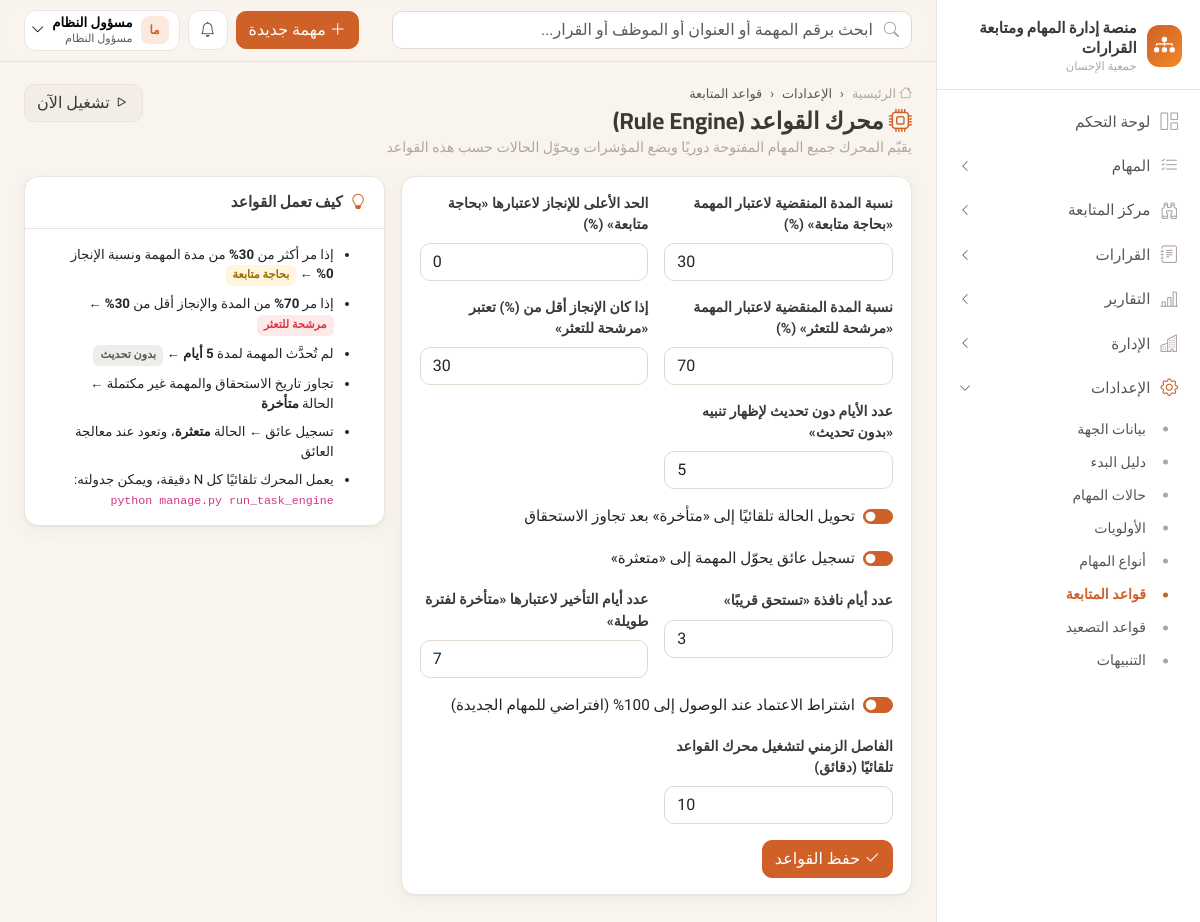
The app's page /settings/rules/ (signed in) with its own data.
### apps/accounts/models.py (models this page shows, shortened)
class User(AbstractBaseUser, PermissionsMixin):
    email = models.EmailField("البريد الإلكتروني", unique=True)
    phone = models.CharField("رقم الجوال", max_length=20, unique=True, null=True, blank=True)
    full_name = models.CharField("الاسم الكامل", max_length=150)
    role = models.ForeignKey(Role, verbose_name="الدور", on_delete=models.PROTECT, null=True, related_name="users")
    is_active = models.BooleanField("الحساب نشط", default=True)
    is_staff = models.BooleanField(default=False)
    date_joined = models.DateTimeField(default=timezone.now)
    failed_login_count = models.PositiveSmallIntegerField(default=0)
    locked_until = models.DateTimeField(null=True, blank=True)
    otp_enabled = models.BooleanField("تفعيل التحقق الثنائي", default=False)
    must_change_password = models.BooleanField(default=False)
    objects = UserManager()
    USERNAME_FIELD = "email"
    EMAIL_FIELD = "email"
    REQUIRED_FIELDS = ["full_name"]
    class Meta:
        db_table = "users"
        verbose_name = "مستخدم"
        indexes = [models.Index(fields=["is_active"])]

class Role(models.Model):
    code = models.CharField("الرمز", max_length=40, unique=True, choices=ROLES)
    name = models.CharField("الاسم", max_length=80)
    description = models.TextField("الوصف", blank=True)
    permissions = models.ManyToManyField(Permission, related_name="roles", blank=True, db_table="role_permissions")
    is_system = models.BooleanField(default=True)
    class Meta:
        db_table = "roles"
        verbose_name = "دور"

### apps/core/views.py (the view, shortened to what this page needs)
# urls.py: path("rules/", views.rules, name="rules"),
@perm_required("settings.manage")
def rules(request):
    current = get_setting("rules")
    defaults = DEFAULTS["rules"]
    fields = [{"key": k, "label": RULE_LABELS.get(k, k), "value": current.get(k, v), "is_bool": isinstance(v, bool)}
              for k, v in defaults.items()]
    return render(request, "core/rules.html", {"fields": fields})

### apps/core/branding.py (called while the page is built)
def get_org():
    return get_setting("organization")

### apps/core/context_processors.py (called while the page is built)
def platform(request):
    org = get_org()
    ctx = {
        "ORG": org,
        "PLATFORM_NAME": org.get("platform_name") or "منصة إدارة المهام ومتابعة القرارات",
        "ORG_NAME": org.get("name"),
        "ORG_SHORT": org.get("short_name") or org.get("name"),
    }
    user = getattr(request, "user", None)
    if user and user.is_authenticated:
        from apps.notifications.models import Notification
        unread = Notification.objects.filter(recipient=user, is_read=False)
        ctx.update({
            "menu": build_menu(request),
            "unread_count": unread.count(),
            "latest_notifications": Notification.objects.filter(recipient=user).select_related("task")[:6],
            "current_employee": getattr(user, "employee", None),
        })
    return ctx

### apps/core/menu.py (called while the page is built)
def _visible(item, user):
    if item.get("perm") and not has_perm(user, item["perm"]):
        return False
    if item.get("needs_employee") and not getattr(user, "employee", None):
        return False
    return True

### apps/core/permissions.py (called while the page is built)
def has_perm(user, code):
    if not user or not user.is_authenticated or not user.is_active:
        return False
    if user.is_superuser:
        return True
    return code in user.permission_codes

def perm_required(*codes, any_of=False):
    def decorator(view):
        @wraps(view)
        def wrapper(request, *args, **kwargs):
            if not request.user.is_authenticated:
                from django.contrib.auth.views import redirect_to_login
                return redirect_to_login(request.get_full_path())
            checks = [has_perm(request.user, c) for c in codes]
            if (any_of and not any(checks)) or (not any_of and not all(checks)):
                raise PermissionDenied("ليس لديك صلاحية للوصول إلى هذه الصفحة")
            return view(request, *args, **kwargs)
        return wrapper
    return decorator

### apps/core/templatetags/ui.py (called while the page is built)
@register.filter
def can(user, code):
    return has_perm(user, code)

@register.filter
def initials(name):
    parts = (name or "").split()
    if not parts:
        return "؟"
    return parts[0][:1] + (parts[-1][:1] if len(parts) > 1 else "")

### apps/tasks/engine.py (called while the page is built)
def rule_matches(rule, days_to_due):
    if rule.trigger == EscalationRule.Trigger.BEFORE_DUE:
        return 0 < days_to_due <= rule.days
    if rule.trigger == EscalationRule.Trigger.ON_DUE:
        return days_to_due == 0
    if rule.trigger == EscalationRule.Trigger.AFTER_DUE:
        return -days_to_due >= max(rule.days, 1)
    return False

### templates/core/rules.html (shortened to what this page needs)
{% extends "base.html" %}
{% block breadcrumbs %}<li class="breadcrumb-item">الإعدادات</li><li class="breadcrumb-item active">قواعد المتابعة</li>{% endblock %}
{% block page_title %}<i class="bi bi-cpu text-brand"></i> محرك القواعد (Rule Engine){% endblock %}
{% block page_sub %}يقيّم المحرك جميع المهام المفتوحة دوريًا ويضع المؤشرات ويحوّل الحالات حسب هذه القواعد{% endblock %}
{% block page_actions %}<form method="post" action="{% url 'dashboard:run_engine' %}">{% csrf_token %}<input type="hidden" name="next" value="{{ request.path }}"><button class="btn btn-soft" data-confirm="تشغيل المحرك الآن؟"><i class="bi bi-play"></i> تشغيل الآن</button></form>{% endblock %}
{% block content %}
<div class="row g-3">
  <div class="col-lg-7"><div class="card"><div class="card-body">
    <form method="post" class="row g-3">{% csrf_token %}
      {% for f in fields %}
        {% if f.is_bool %}
          <div class="col-12"><div class="form-check form-switch"><input class="form-check-input" type="checkbox" name="{{ f.key }}" id="r_{{ f.key }}" {% if f.value %}checked{% endif %}><label class="form-check-label" for="r_{{ f.key }}">{{ f.label }}</label></div></div>
        {% else %}
          <div class="col-md-6"><label class="form-label small" for="r_{{ f.key }}">{{ f.label }}</label><input class="form-control" type="number" min="0" name="{{ f.key }}" id="r_{{ f.key }}" value="{{ f.value }}"></div>
        {% endif %}
      {% endfor %}
      <div class="col-12"><button class="btn btn-brand"><i class="bi bi-check2"></i> حفظ القواعد</button></div>
    </form>
  </div></div></div>
  <div class="col-lg-5"><div class="card"><div class="card-header"><i class="bi bi-lightbulb"></i> كيف تعمل القواعد</div><div class="card-body small">
    <ul class="pe-3 mb-0">
      <li class="mb-2">إذا مر أكثر من <strong>30%</strong> من مدة المهمة ونسبة الإنجاز <strong>0%</strong> ← <span class="flag flag-followup">بحاجة متابعة</span></li>
      <li class="mb-2">إذا مر <strong>70%</strong> من المدة والإنجاز أقل من <strong>30%</strong> ← <span class="flag flag-risk">مرشحة للتعثر</span></li>
      <li class="mb-2">لم تُحدَّث المهمة لمدة <strong>5 أيام</strong> ← <span class="flag flag-stale">بدون تحديث</span></li>
      <li class="mb-2">تجاوز تاريخ الاستحقاق والمهمة غير مكتملة ← الحالة <strong>متأخرة</strong></li>
      <li class="mb-2">تسجيل عائق ← الحالة <strong>متعثرة</strong>، وتعود عند معالجة العائق</li>
      <li>يعمل المحرك تلقائيًا كل N دقيقة، ويمكن جدولته: <code class="ltr">python manage.py run_task_engine</code></li>
    </ul>
  </div></div></div>
</div>
{% endblock %}

### templates/base.html (shortened to what this page needs)
{% load static ui %}<!doctype html>
<html lang="ar" dir="rtl">
<head>
  <link rel="stylesheet" href="https://cdn.jsdelivr.net/npm/bootstrap@5.3.3/dist/css/bootstrap.rtl.min.css">
  <link rel="stylesheet" href="https://cdn.jsdelivr.net/npm/bootstrap-icons@1.11.3/font/bootstrap-icons.min.css">
  <link rel="stylesheet" href="https://cdn.jsdelivr.net/npm/tom-select@2.3.1/dist/css/tom-select.bootstrap5.min.css">
  <link rel="stylesheet" href="{% static 'css/app.css' %}">
</head>
<body>
{% block body %}
<div class="app-shell">
  <aside class="sidebar" aria-label="القائمة الرئيسية">
    <div class="brand-box">
      {% if ORG.logo %}<img src="{% url 'branding_logo' %}" alt="" style="width:42px;height:42px;object-fit:contain;border-radius:10px">{% else %}<div class="brand-logo"><i class="bi bi-diagram-3-fill"></i></div>{% endif %}
      <div>
        <div class="brand-title">{{ PLATFORM_NAME }}</div>
        <div class="brand-sub">{{ ORG_SHORT }}</div>
      </div>
    </div>
    <nav>
      {% for item in menu %}
        {% if item.children %}
          <button class="nav-group-btn {% if item.active %}active{% endif %}" data-bs-toggle="collapse" data-bs-target="#nav-{{ forloop.counter }}" aria-expanded="{% if item.active %}true{% else %}false{% endif %}">
            <i class="bi {{ item.icon }}"></i><span>{{ item.label }}</span><i class="bi bi-chevron-left chev"></i>
          </button>
          <div class="collapse {% if item.active %}show{% endif %}" id="nav-{{ forloop.counter }}">
            <div class="nav-sub">
              {% for c in item.children %}<a href="{{ c.url }}" class="{% if c.active %}active{% endif %}">{{ c.label }}</a>{% endfor %}
            </div>
          </div>
        {% else %}
          <a class="nav-item-link {% if item.active %}active{% endif %}" href="{{ item.url }}"><i class="bi {{ item.icon }}"></i><span>{{ item.label }}</span></a>
        {% endif %}
      {% endfor %}
    </nav>
  </aside>
  <div class="main">
    <header class="topbar">
      <form class="search" action="{% url 'tasks:search' %}" method="get" role="search">
        <i class="bi bi-search"></i>
        <input class="form-control" type="search" name="q" value="{{ request.GET.q|default:'' }}" placeholder="ابحث برقم المهمة أو العنوان أو الموظف أو القرار...">
      </form>
      <div class="ms-auto d-flex align-items-center gap-2">
        {% if user|can:"tasks.create" %}
        <a href="{% url 'tasks:create' %}" class="btn btn-brand d-none d-md-inline-flex align-items-center gap-1"><i class="bi bi-plus-lg"></i> مهمة جديدة</a>
        {% endif %}
        <div class="dropdown">
          <button class="top-icon" data-bs-toggle="dropdown" aria-label="التنبيهات" data-unread-url="{% url 'notifications:unread_count' %}">
            <i class="bi bi-bell"></i>{% if unread_count %}<span class="dot">{{ unread_count }}</span>{% endif %}
          </button>
        </div>
        <div class="dropdown">
          <button class="user-chip" data-bs-toggle="dropdown">
            <span class="avatar sm">{{ user.full_name|initials }}</span>
            <span class="d-none d-sm-block text-start lh-sm">
              <span class="d-block small fw-semibold">{{ user.full_name }}</span>
              <span class="d-block text-muted" style="font-size:.7rem">{{ user.role.name|default:"—" }}</span>
            </span>
            <i class="bi bi-chevron-down small"></i>
          </button>
        </div>
      </div>
    </header>
    <main class="content">
      <div class="page-head">
        <div>
          <nav aria-label="breadcrumb"><ol class="breadcrumb">
            <li class="breadcrumb-item"><a href="{% url 'dashboard:home' %}"><i class="bi bi-house"></i> الرئيسية</a></li>
            {% block breadcrumbs %}{% endblock %}
          </ol></nav>
          <h1>{% block page_title %}{% endblock %}</h1>
          <div class="sub">{% block page_sub %}{% endblock %}</div>
        </div>
        <div class="d-flex gap-2 flex-wrap no-print">{% block page_actions %}{% endblock %}</div>
      </div>
      {% block content %}{% endblock %}
    </main>
  </div>
</div>
{% endblock %}
<div class="toast-container position-fixed bottom-0 start-0 p-3">
</div>
</body>
</html>

### records on screen
User: full_name|initials "ما", full_name "مسؤول النظام", role.name "مسؤول النظام"

### other values on screen
{{ PLATFORM_NAME }} "منصة إدارة المهام ومتابعة القرارات"
{{ ORG_SHORT }} "جمعية الإحسان"
{{ item.label }} "لوحة التحكم"
{{ item.label }} "المهام" "مركز المتابعة" "القرارات" "التقارير" "الإدارة" "الإعدادات"
{{ c.label }} "بيانات الجهة" "دليل البدء" "حالات المهام" "الأولويات" "أنواع المهام" "قواعد المتابعة" "قواعد التصعيد" "التنبيهات"
{{ f.label }} "نسبة المدة المنقضية لاعتبار المهمة «بحاجة متابعة» (%)" "الحد الأعلى للإنجاز لاعتبارها «بحاجة متابعة» (%)" "نسبة المدة المنقضية لاعتبار المهمة «مرشحة للتعثر» (%)" "إذا كان الإنجاز أقل من (%) تعتبر «مرشحة للتعثر»" "عدد الأيام دون تحديث لإظهار تنبيه «بدون تحديث»" "عدد أيام نافذة «تستحق قريبًا»" "عدد أيام التأخير لاعتبارها «متأخرة لفترة طويلة»" "الفاصل الزمني لتشغيل محرك القواعد تلقائيًا (دقائق)"
{{ f.label }} "تحويل الحالة تلقائيًا إلى «متأخرة» بعد تجاوز الاستحقاق" "تسجيل عائق يحوّل المهمة إلى «متعثرة»" "اشتراط الاعتماد عند الوصول إلى 100% (افتراضي للمهام الجديدة)"
